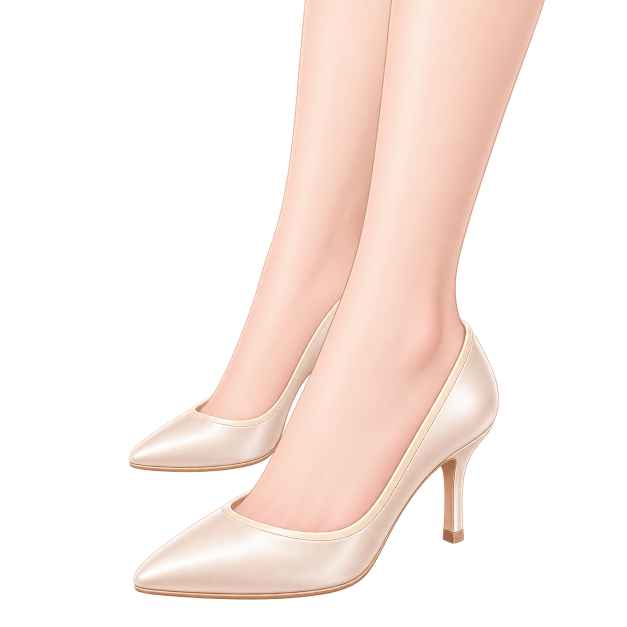
#> input picture dev/paired-source-20261025/pair-neutral-original.png, 1254 x 1254 px (shown at 1/2 size)
$ python build-independent-pair-source.py
#> lines starting #> are read from the running program, lines starting #| are printed output that depends on the picture; after the words box and inside, x2 and y2 are one past the last pixel; in counts of white or black regions, pixels touching at a corner belong together
#!/usr/bin/env python3
"""Prepare the independently painted pair for SOURCE REVIEW, never runtime.

The original painting and its generation prompt are immutable provenance.
Outputs stay under dev/: current fitted shoes, socks and ornaments use a
separate camera. Per-foot masks/anchors here are an explicit handoff, not an
assertion that all eighteen runtime heel cameras have been repainted.
"""
from pathlib import Path
import hashlib
import json
import numpy as np
from PIL import Image, ImageDraw, ImageFilter

ROOT = Path(__file__).resolve().parents[1]
SRC = ROOT / 'dev/paired-source-20261025'
KIT = SRC / 'candidate-kit'
KIT.mkdir(exist_ok=True)
source = SRC / 'pair-neutral-original.png'
im = Image.open(source).convert('RGBA')
#> im is the input picture: PIL image 1254x1254 RGBA; mean R, G, B, A 86.3, 74.3, 68.7, 88.1
original = np.asarray(im)
a = original.astype(float)
r, g, b = a[:, :, :3].transpose(2, 0, 1)
dominance = g - np.maximum(r, b)
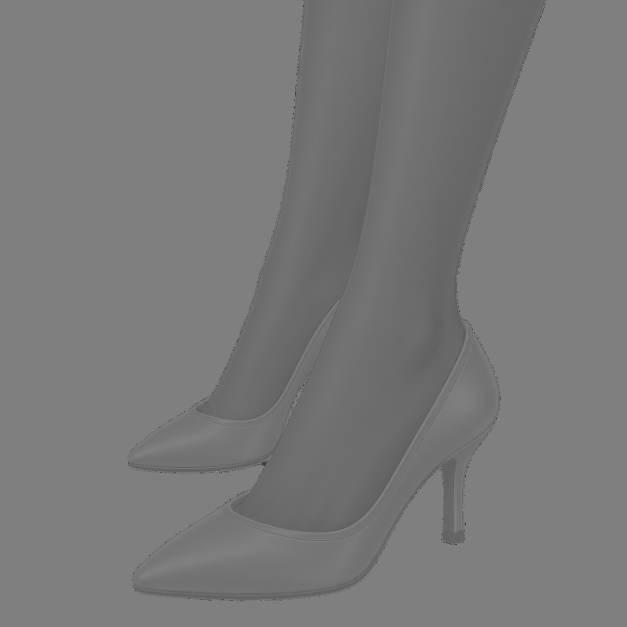
#> dominance: shape (1254, 1254) float64 (shown at 1/2 size); min -255, max 255, mean -12.1; drawn with min black and max white
matte = dominance > 15
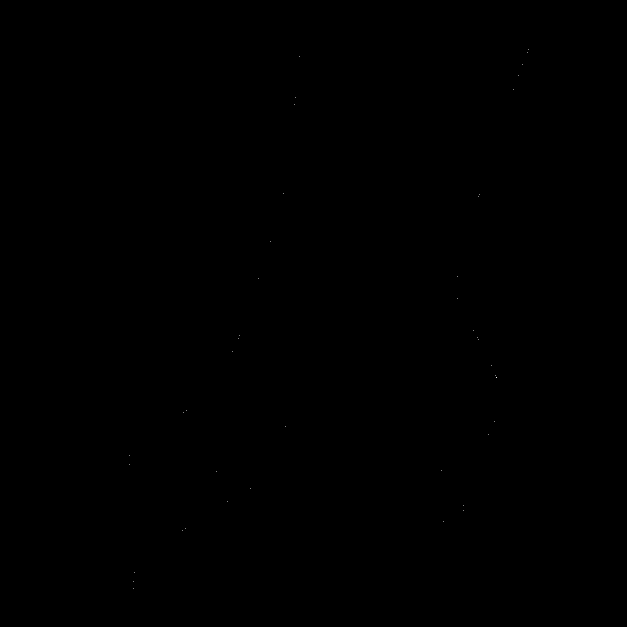
#> matte: shape (1254, 1254) bool (shown at 1/2 size); 0% white in thin lines or dots, all inside (x1, y1, x2, y2) = (258, 98, 1058, 1178)
# Estimate the neighbouring opaque paint before unmixing the pure green
# background. This preserves translucent contour coverage without leaving a
# green fringe or eroding it into detached pale flecks.
known = ((dominance < 8) & (original[:, :, 3] > 0)).astype(float)
#> known: shape (1254, 1254) float64; values 0 (black) and 1 (white), 35.7% white; 179 white regions (177 under 20 px), largest, box (x1, y1, x2, y2) and area: (255, 0, 1093, 1208) 561391, (216, 1009, 223, 1021) 36
def blur(values, radius):
#> called with radius = 4
    return np.asarray(Image.fromarray(np.rint(values).clip(0, 255).astype('uint8')).filter(ImageFilter.GaussianBlur(radius))).astype(float)
weights = blur(known * 255, 4) / 255
estimate = np.stack([blur(a[:, :, c] * known, 4) / np.maximum(weights, .001) for c in range(3)], axis=2)
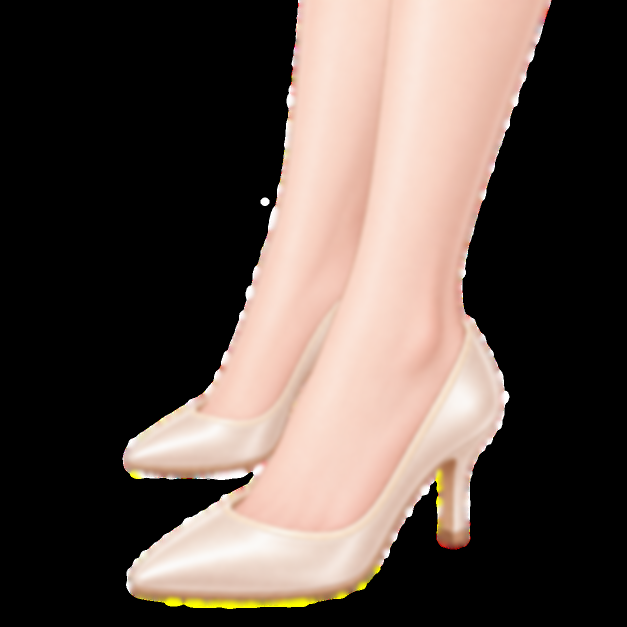
#> estimate: shape (1254, 1254, 3) float64 (shown at 1/2 size); mean R, G, B 92.6, 79.8, 73.2; drawn with min black and max white
fr, fg, fb = estimate.transpose(2, 0, 1)
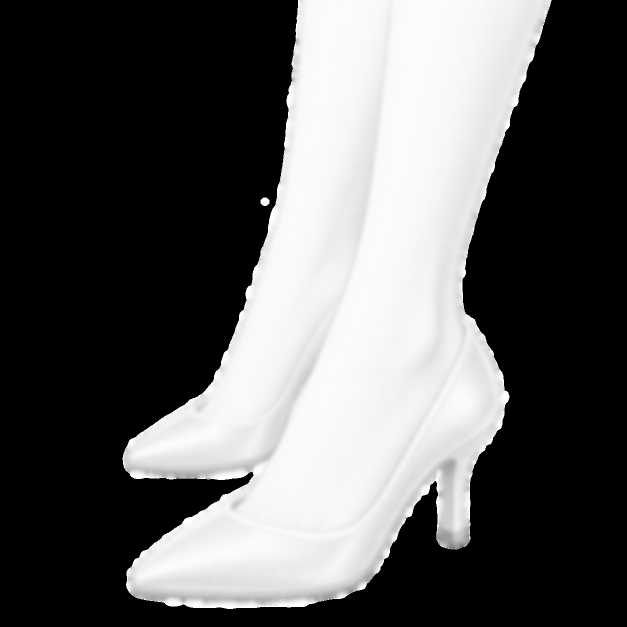
#> fr: shape (1254, 1254) float64 (shown at 1/2 size); min 0, max 255, mean 92.6; drawn with min black and max white
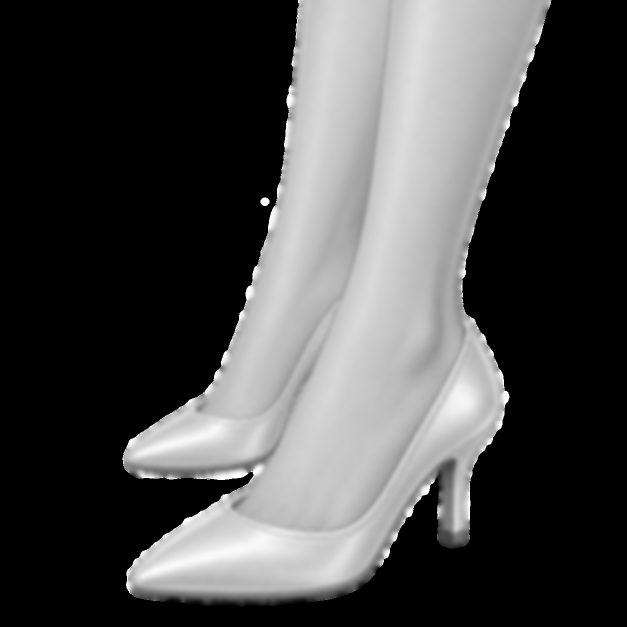
#> fb: shape (1254, 1254) float64 (shown at 1/2 size); min 0, max 255, mean 73.2
coverage = np.ones_like(r)
coverage[matte] = np.clip(((r * fr + b * fb) / np.maximum(fr * fr + fb * fb, 1))[matte], 0, 1)
coverage[matte & (weights < .001)] = 0
coverage[coverage < .025] = 0
edge = matte & (coverage > 0)
for c in range(3):
    unmix = (a[:, :, c] - (1 - coverage) * (255 if c == 1 else 0)) / np.maximum(coverage, .001)
    a[:, :, c][edge] = unmix[edge]
a[edge, 1] = np.minimum(a[edge, 1], np.maximum(a[edge, 0], a[edge, 2]))
a[:, :, 3] *= coverage
a[a[:, :, 3] < 8] = 0
out = Image.fromarray(np.rint(a).clip(0, 255).astype('uint8'))
out.save(SRC / 'pair-neutral-alpha.webp', lossless=True, method=6, exact=True)
paint = np.asarray(out)
alpha = paint[:, :, 3]
opaque = (~matte) & (original[:, :, 3] >= 8)
#> opaque: shape (1254, 1254) bool; 35% white; 20 white regions (19 under 20 px), largest, box (x1, y1, x2, y2) and area: (257, 0, 1091, 1200) 550855
assert np.array_equal(paint[opaque, :3], original[opaque, :3])
assert np.count_nonzero(alpha) > im.width * im.height * .12
assert np.count_nonzero(alpha == 0) > im.width * im.height * .25
assert np.any(alpha[0] > 127), 'calves must bleed above frame'
assert not np.any(alpha[-1] > 0), 'shoes must have bottom clearance'

# All curves are authored in immutable ORIGINAL 1254px camera coordinates.
# Raster partitions are binary at internal collar seams; visible outside alpha
# remains the antialiased painting. This allows exact RGBA reconstruction.
def curve_mask(start, segments):
#> called with start = (788, -10)
    points = [start]
    for segment in segments:
        if len(segment) == 2:
            points.append(segment)
            continue
        p0 = np.array(points[-1]); p1, p2, p3 = [np.array(segment[i:i+2]) for i in (0, 2, 4)]
        for t in np.linspace(0, 1, 45)[1:]:
            p = (1-t)**3*p0+3*(1-t)**2*t*p1+3*(1-t)*t*t*p2+t**3*p3
            points.append(tuple(p))
    mask = Image.new('L', im.size)
#> mask: PIL image 1254x1254 L; every value is 0
    ImageDraw.Draw(mask).polygon(points, fill=255)
#> mask: PIL image 1254x1254 L; 17.5% white; 1 white region, box (x1, y1, x2, y2) and area: (461, 0, 1092, 1065) 274467
    return np.asarray(mask) > 127

# The front leg hides part of the rear collar/ankle in the original painting.
# These are VISIBLE partitions, not invented hidden anatomy.
front_skin = curve_mask((788, -10), [
    (1095, -10), (1019, 243, 886, 490, 914, 609),
    (915, 626, 924, 641, 929, 652),
    (954, 679, 914, 760, 857, 856),
    (817, 918, 779, 993, 744, 1031),
    (703, 1073, 637, 1068, 571, 1056),
    (513, 1044, 478, 1029, 464, 1015),
    (455, 1006, 478, 996, 499, 981),
    (558, 907, 626, 737, 679, 603),
    (739, 459, 761, 218, 788, -10),
])
rear_skin = curve_mask((616, -10), [
    (791, -10), (784, 170, 749, 439, 681, 594),
    (642, 672, 594, 763, 553, 813),
    (517, 854, 439, 840, 397, 822),
    (388, 818, 390, 814, 402, 805),
    (459, 745, 516, 586, 546, 486),
    (583, 367, 591, 172, 616, -10),
]) & ~front_skin
#> in curve_mask (call 2), `ImageDraw.Draw(mask).polygon(points, fill=255)`: mask: PIL image 1254x1254 L; 9.2% white; 1 white region, box (x1, y1, x2, y2) and area: (391, 0, 791, 840) 144264
#> rear_skin: shape (1254, 1254) bool; 8.9% white; 1 white region, box (x1, y1, x2, y2) and area: (391, 0, 787, 840) 139852
# Front shoe region follows the occluding shoe/skin outline. Every non-skin
# pixel on its right/lower side belongs to that independently drawn shoe.
front_region = curve_mask((679, 603), [
    (1110, 603), (1100, 1235), (190, 1235), (211, 1080),
    (452, 1000), (499, 981), (558, 907, 626, 737, 679, 603),
])
#> in curve_mask (call 3), `ImageDraw.Draw(mask).polygon(points, fill=255)`: mask: PIL image 1254x1254 L; 25.9% white; 1 white region, box (x1, y1, x2, y2) and area: (190, 603, 1111, 1236) 407333
# Reserve the bright painted collar lip at the hand-authored boundary.
# Interior skin highlights remain untouched.
yy = np.indices(alpha.shape)[0]
for skin in [front_skin, rear_skin]:
    core = np.asarray(Image.fromarray((skin * 255).astype('uint8')).filter(ImageFilter.MinFilter(19))) > 127
    lip = skin & ~core & (yy > 580) & ((r - g) < 24)
    skin[lip] = False
#> this loop made 2 passes
skin_union = front_skin | rear_skin
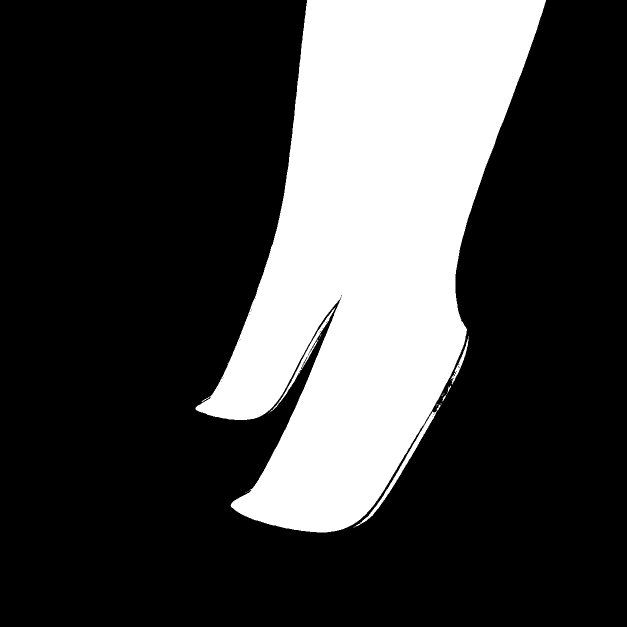
#> skin_union: shape (1254, 1254) bool (shown at 1/2 size); 26.1% white; 21 white regions (15 under 20 px), largest, box (x1, y1, x2, y2) and area: (391, 0, 1092, 1065) 405714, (707, 807, 883, 1055) 2088, (539, 615, 671, 825) 1367, (902, 672, 937, 769) 510, (894, 771, 902, 787) 37, (885, 791, 892, 803) 32
visible = alpha > 0
#> visible: shape (1254, 1254) bool; 35% white; 19 white regions (18 under 20 px), largest, box (x1, y1, x2, y2) and area: (257, 0, 1091, 1200) 550862
front_shoe = front_region & ~skin_union & visible
#> front_shoe: shape (1254, 1254) bool; 6.7% white; 31 white regions (30 under 20 px), largest, box (x1, y1, x2, y2) and area: (266, 638, 998, 1200) 105911
rear_shoe = ~front_region & ~skin_union & visible
#> rear_shoe: shape (1254, 1254) bool; 2.3% white; 92 white regions (88 under 20 px), largest, box (x1, y1, x2, y2) and area: (257, 593, 683, 945) 33614, (911, 301, 985, 596) 951, (505, 387, 568, 604) 639, (594, 0, 614, 171) 517
# Protect blank canvas regions: every visible pixel belongs to exactly one
# region. Overlap and independent left/right shapes retain original pixels.
regions = {'front_legs': front_skin & visible, 'rear_legs': rear_skin & visible,
           'front_shoe': front_shoe, 'rear_shoe': rear_shoe}
assert np.all(sum(v.astype(int) for v in regions.values())[visible] == 1)

# Conservative dye interiors: original piping, natural outsole and heel cap
# remain painted. Final runtime integration must compare these with newly
# authored per-foot ornaments and complete sock occlusion at native scale.
front_upper = curve_mask((466, 1025), [
    (516, 1055, 649, 1098, 724, 1059),
    (774, 1027, 865, 871, 933, 707),
    (951, 675), (975, 726, 1005, 791, 979, 843),
    (921, 889, 879, 919, 843, 968),
    (786, 1037, 759, 1130, 714, 1153),
    (591, 1195, 377, 1186, 284, 1173),
    (249, 1146, 344, 1087, 466, 1025),
]) & front_shoe
#> call 4 of curve_mask, with start = (466, 1025)
#> in curve_mask (call 4), `ImageDraw.Draw(mask).polygon(points, fill=255)`:
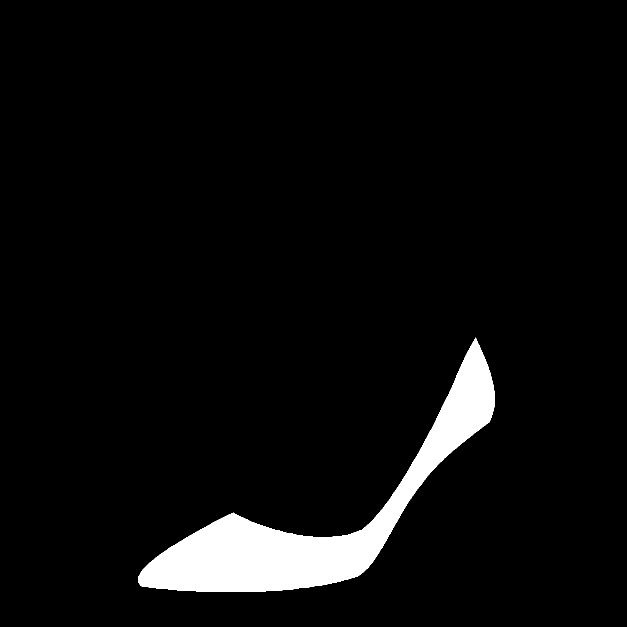
#> mask: PIL image 1254x1254 L (shown at 1/2 size); 4.8% white; 1 white region, box (x1, y1, x2, y2) and area: (276, 675, 990, 1184) 75628
#> front_upper: shape (1254, 1254) bool; 4.8% white; 1 white region, box (x1, y1, x2, y2) and area: (276, 675, 990, 1184) 75606
rear_upper = curve_mask((389, 826), [
    (441, 852, 513, 866, 554, 832),
    (590, 794, 623, 715, 651, 660),
    (628, 751, 589, 841, 546, 900),
    (485, 937, 347, 942, 270, 924),
    (248, 909, 323, 863, 389, 826),
]) & rear_shoe

for name, mask in regions.items():
    pixels = paint.copy(); pixels[:, :, 3] *= mask; pixels[pixels[:, :, 3] == 0] = 0
    Image.fromarray(pixels).save(KIT / f'{name}.webp', lossless=True, method=6, exact=True)
#> this loop made 4 passes
#> name on passes 1 to 4: 'front_legs', 'rear_legs', 'front_shoe', 'rear_shoe'
for foot, mask in [('front', front_upper), ('rear', rear_upper)]:
    pixels = np.zeros_like(paint); pixels[:, :, :3] = 255; pixels[:, :, 3] = alpha * mask
    pixels[pixels[:, :, 3] == 0] = 0
    Image.fromarray(pixels).save(KIT / f'{foot}_upper.webp', lossless=True, method=6, exact=True)
    # Matched grayscale finish weights are derived offline in the same camera.
    luminance = (paint[:, :, 0] * .2126 + paint[:, :, 1] * .7152 + paint[:, :, 2] * .0722) / 255
    for part, rgb, weight in [
        ('shadow', 0, np.clip((.96 - luminance) * 1.6, 0, .62)),
        ('highlight', 255, np.clip((luminance - .83) / .17, 0, 1) * .45),
    ]:
        shading = np.zeros_like(paint); shading[:, :, :3] = rgb
        shading[:, :, 3] = np.rint(alpha * mask * weight).astype('uint8')
        shading[shading[:, :, 3] == 0] = 0
        Image.fromarray(shading).save(KIT / f'{foot}_{part}.webp', lossless=True, method=6, exact=True)
    # Occlusion explicitly names the painted collar/sole layer. It is not a
    # substitute for the separate upper and must be drawn over future socks.
    pixels = paint.copy(); pixels[:, :, 3] *= regions[f'{foot}_shoe'] & ~mask
    pixels[pixels[:, :, 3] == 0] = 0
    Image.fromarray(pixels).save(KIT / f'{foot}_occlusion.webp', lossless=True, method=6, exact=True)
#> this loop made 2 passes

reconstructed = Image.new('RGBA', im.size)
for name in ['rear_legs', 'rear_shoe', 'front_legs', 'front_shoe']:
    reconstructed = Image.alpha_composite(reconstructed, Image.open(KIT / f'{name}.webp'))
assert np.array_equal(np.asarray(reconstructed), paint), 'source partition must reconstruct exact RGBA'
reconstructed.save(KIT / 'reconstructed.webp', lossless=True, method=6, exact=True)

anchors = {
    'scope': 'SOURCE CANDIDATE ONLY; no runtime camera registration',
    'canvas': list(im.size), 'toeGroundImmutable': True,
    'front': {'toe': [275, 1175], 'ground': [906, 1085], 'vamp': [465, 1110],
              'collarFar': [467, 1010], 'collarNear': [929, 665],
              'cuff': {'center': [822, 542], 'radius': [102, 19], 'rotation': -.12},
              'occlusionOrder': 'above rear leg and shoe'},
    'rear': {'toe': [261, 923], 'ground': [373, 942], 'vamp': [385, 883],
             'collarFar': [395, 814], 'collarNear': [675, 602],
             'cuff': {'center': [614, 520], 'radius': [70, 14], 'rotation': .12},
             'occlusionOrder': 'behind front leg and shoe'},
    'integrationRemaining': [
        'Native manual collar/piping refinement and dye-edge acceptance',
        'Native material/shadow/highlight acceptance for these candidate source weights',
        'All raster and procedural ornaments re-authored in these two cameras',
        'All five sock styles with perspective cuffs and original collar occlusion',
        'Complete pair cache/render/fallback path, save compatibility and no-jitter QA',
        'Heel-specific paired sources for the remaining runtime silhouettes',
    ],
}
(KIT / 'anchors.json').write_text(json.dumps(anchors, indent=2) + '\n')
for name, bg in [('light', '#fff5ee'), ('dark', '#243b40')]:
    sheet = Image.new('RGB', im.size, bg); sheet.paste(out, (0, 0), out)
    sheet.save(SRC / f'pair-{name}-native.jpg', quality=96)
    diagnostic = Image.new('RGBA', im.size, bg)
    for foot, colour in [('rear', (154, 203, 245)), ('front', (244, 161, 190))]:
        diagnostic.alpha_composite(Image.open(KIT / f'{foot}_legs.webp'))
        shoe = Image.open(KIT / f'{foot}_shoe.webp'); tint = Image.new('RGBA', im.size, colour + (255,))
        tint.putalpha(shoe.getchannel('A')); diagnostic.alpha_composite(tint)
    diagnostic.convert('RGB').save(KIT / f'partition-{name}.jpg', quality=95)
contact = Image.new('RGB', (im.width * 2, im.height + 38), '#fff5ee')
for x, name in [(0, 'light'), (im.width, 'dark')]:
    contact.paste(Image.open(SRC / f'pair-{name}-native.jpg'), (x, 0))
draw = ImageDraw.Draw(contact)
draw.text((12, im.height + 12), 'INDEPENDENT PAIR / SOURCE CANDIDATE ONLY / NOT RUNTIME INTEGRATED', fill='#6c4c69')
contact.save(SRC / 'contact-review.jpg', quality=94)
# A deliberately conspicuous dye preview exposes skin spill and missed edges.
for bg_name, bg in [('dark', '#243b40'), ('light', '#fff5ee')]:
    dyed = out.copy()
    for foot in ['rear', 'front']:
        tint = Image.new('RGBA', im.size, '#c8bbff')
        tint.putalpha(Image.open(KIT / f'{foot}_upper.webp').getchannel('A'))
        dyed.alpha_composite(tint)
    sheet = Image.new('RGBA', im.size, bg); sheet.alpha_composite(dyed)
    sheet.convert('RGB').save(KIT / f'dye-review-{bg_name}.jpg', quality=95)

report = {
    'status': 'PASS', 'scope': 'source extraction + candidate visible per-foot kit; not runtime integration',
    'originalDimensions': list(im.size), 'alphaBounds': out.getchannel('A').getbbox(),
    'retainedSourceRgbUnchanged': int(np.count_nonzero(opaque)),
    'lowAlphaSourceSpecksRemoved': int(np.count_nonzero((original[:, :, 3] > 0) & (original[:, :, 3] < 8))),
    'transparentPixels': int(np.count_nonzero(alpha == 0)),
    'calvesBleedTop': True, 'shoesClearBottom': True,
    'originalSha256': hashlib.sha256(source.read_bytes()).hexdigest(),
    'alphaSha256': hashlib.sha256((SRC / 'pair-neutral-alpha.webp').read_bytes()).hexdigest(),
    'runtimeIntegrated': False, 'exactSourceReconstruction': True,
    'disjointVisiblePartitions': True,
    'upperMasksContainedInShoe': bool(np.all(~front_upper | front_shoe) and np.all(~rear_upper | rear_shoe)),
    'regionPixels': {k: int(np.count_nonzero(v)) for k, v in regions.items()},
    'candidateLayers': sorted(p.name for p in KIT.glob('*.webp')),
}
(SRC / 'source-report.json').write_text(json.dumps(report, indent=2) + '\n')
print(json.dumps(report, indent=2))
#> (printed output is left out)
